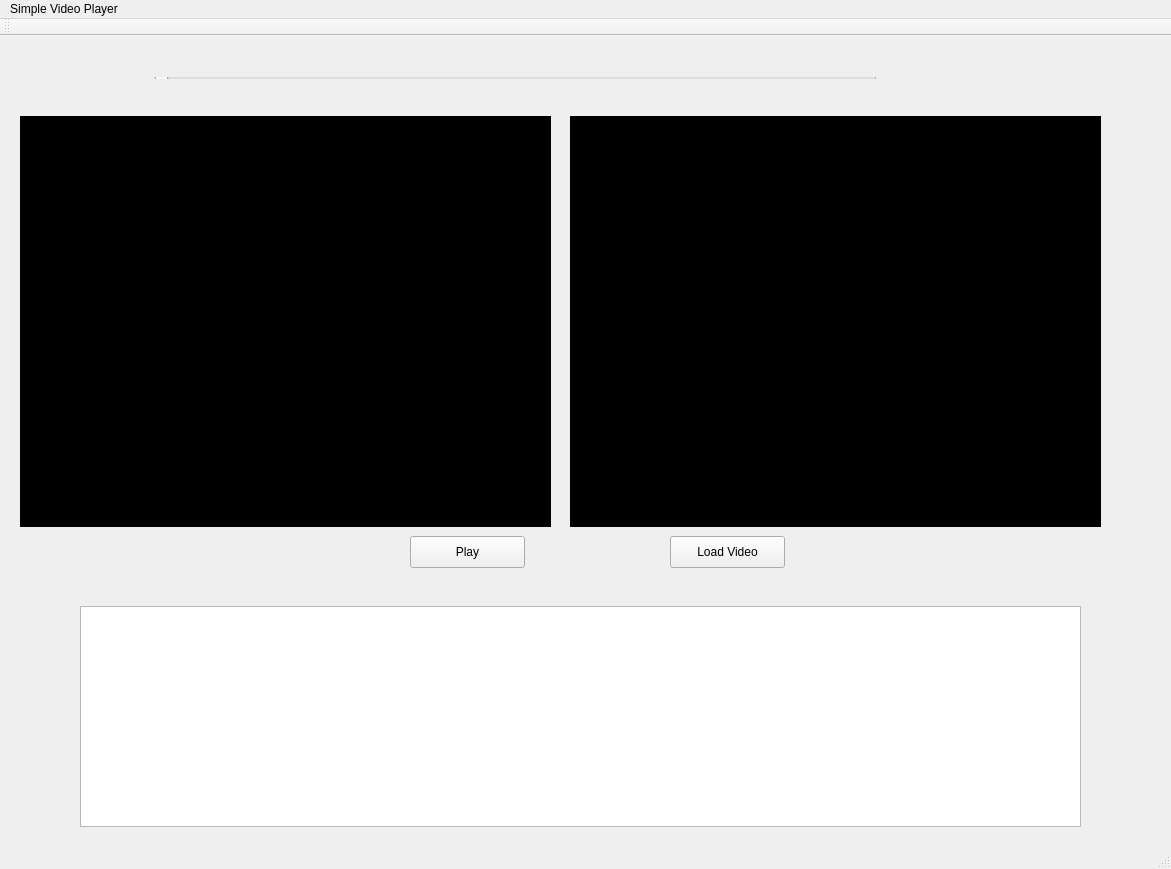
<?xml version="1.0" encoding="UTF-8"?>
<ui version="4.0">
 <class>MainWindow</class>
 <widget class="QMainWindow" name="MainWindow">
  <property name="geometry">
   <rect>
    <x>0</x>
    <y>0</y>
    <width>1171</width>
    <height>869</height>
   </rect>
  </property>
  <property name="windowTitle">
   <string>MainWindow</string>
  </property>
  <widget class="QWidget" name="centralWidget">
   <widget class="QPushButton" name="pushButton">
    <property name="geometry">
     <rect>
      <x>670</x>
      <y>500</y>
      <width>115</width>
      <height>32</height>
     </rect>
    </property>
    <property name="text">
     <string>Load Video</string>
    </property>
   </widget>
   <widget class="QPushButton" name="pushButton_2">
    <property name="geometry">
     <rect>
      <x>410</x>
      <y>500</y>
      <width>115</width>
      <height>32</height>
     </rect>
    </property>
    <property name="text">
     <string>Play</string>
    </property>
   </widget>
   <widget class="mouse_tracker" name="label">
    <property name="geometry">
     <rect>
      <x>20</x>
      <y>80</y>
      <width>531</width>
      <height>411</height>
     </rect>
    </property>
    <property name="mouseTracking">
     <bool>true</bool>
    </property>
    <property name="styleSheet">
     <string notr="true">Background-color: #000;</string>
    </property>
    <property name="text">
     <string/>
    </property>
   </widget>
   <widget class="QLabel" name="label_4">
    <property name="geometry">
     <rect>
      <x>570</x>
      <y>80</y>
      <width>531</width>
      <height>411</height>
     </rect>
    </property>
    <property name="styleSheet">
     <string notr="true">Background-color: #000;</string>
    </property>
    <property name="text">
     <string/>
    </property>
   </widget>
   <widget class="QWidget" name="layoutWidget">
    <property name="geometry">
     <rect>
      <x>130</x>
      <y>30</y>
      <width>771</width>
      <height>24</height>
     </rect>
    </property>
    <layout class="QHBoxLayout" name="horizontalLayout">
     <item>
      <widget class="QLabel" name="label_2">
       <property name="text">
        <string/>
       </property>
      </widget>
     </item>
     <item>
      <widget class="QSlider" name="horizontalSlider">
       <property name="orientation">
        <enum>Qt::Horizontal</enum>
       </property>
      </widget>
     </item>
     <item>
      <widget class="QLabel" name="label_3">
       <property name="text">
        <string/>
       </property>
      </widget>
     </item>
    </layout>
   </widget>
   <widget class="QPlainTextEdit" name="plainTextEdit">
    <property name="geometry">
     <rect>
      <x>80</x>
      <y>570</y>
      <width>1001</width>
      <height>221</height>
     </rect>
    </property>
   </widget>
  </widget>
  <widget class="QMenuBar" name="menuBar">
   <property name="geometry">
    <rect>
     <x>0</x>
     <y>0</y>
     <width>1171</width>
     <height>22</height>
    </rect>
   </property>
   <widget class="QMenu" name="menuSimple_Video_Player">
    <property name="title">
     <string>Simple Video Player</string>
    </property>
   </widget>
   <addaction name="menuSimple_Video_Player"/>
  </widget>
  <widget class="QToolBar" name="mainToolBar">
   <attribute name="toolBarArea">
    <enum>TopToolBarArea</enum>
   </attribute>
   <attribute name="toolBarBreak">
    <bool>false</bool>
   </attribute>
  </widget>
  <widget class="QStatusBar" name="statusBar"/>
 </widget>
 <layoutdefault spacing="6" margin="11"/>
 <customwidgets>
  <customwidget>
   <class>mouse_tracker</class>
   <extends>QLabel</extends>
   <header location="global">Mouse_tracker.h</header>
  </customwidget>
 </customwidgets>
 <resources/>
 <connections/>
</ui>
